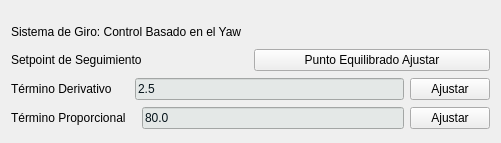
          <widget class="QWidget" name="layoutWidget">
           <property name="geometry">
            <rect>
             <x>650</x>
             <y>20</y>
             <width>501</width>
             <height>143</height>
            </rect>
           </property>
           <layout class="QVBoxLayout" name="verticalLayout_26">
            <item>
             <widget class="QLabel" name="IR_1_label_20">
              <property name="minimumSize">
               <size>
                <width>0</width>
                <height>30</height>
               </size>
              </property>
              <property name="maximumSize">
               <size>
                <width>16777215</width>
                <height>20</height>
               </size>
              </property>
              <property name="text">
               <string>Sistema de Giro: Control Basado en el Yaw</string>
              </property>
             </widget>
            </item>
            <item>
             <layout class="QHBoxLayout" name="horizontalLayout_34">
              <item>
               <widget class="QLabel" name="IR_1_label_21">
                <property name="maximumSize">
                 <size>
                  <width>16777215</width>
                  <height>20</height>
                 </size>
                </property>
                <property name="text">
                 <string>Setpoint de Seguimiento</string>
                </property>
               </widget>
              </item>
              <item>
               <widget class="QPushButton" name="SP_yaw_pushButton">
                <property name="text">
                 <string>Punto Equilibrado Ajustar</string>
                </property>
               </widget>
              </item>
             </layout>
            </item>
            <item>
             <layout class="QHBoxLayout" name="horizontalLayout_35">
              <item>
               <widget class="QLabel" name="IR_1_label_22">
                <property name="maximumSize">
                 <size>
                  <width>16777215</width>
                  <height>20</height>
                 </size>
                </property>
                <property name="text">
                 <string>Término Derivativo     </string>
                </property>
               </widget>
              </item>
              <item>
               <widget class="QLineEdit" name="Kd_yaw_LineEdit">
                <property name="palette">
                 <palette>
                  <active>
                   <colorrole role="WindowText">
                    <brush brushstyle="SolidPattern">
                     <color alpha="255">
                      <red>6</red>
                      <green>20</green>
                      <blue>27</blue>
                     </color>
                    </brush>
                   </colorrole>
                   <colorrole role="Button">
                    <brush brushstyle="SolidPattern">
                     <color alpha="255">
                      <red>228</red>
                      <green>232</green>
                      <blue>231</blue>
                     </color>
                    </brush>
                   </colorrole>
                   <colorrole role="Text">
                    <brush brushstyle="SolidPattern">
                     <color alpha="255">
                      <red>6</red>
                      <green>20</green>
                      <blue>27</blue>
                     </color>
                    </brush>
                   </colorrole>
                   <colorrole role="ButtonText">
                    <brush brushstyle="SolidPattern">
                     <color alpha="255">
                      <red>6</red>
                      <green>20</green>
                      <blue>27</blue>
                     </color>
                    </brush>
                   </colorrole>
                   <colorrole role="Base">
                    <brush brushstyle="SolidPattern">
                     <color alpha="255">
                      <red>228</red>
                      <green>232</green>
                      <blue>231</blue>
                     </color>
                    </brush>
                   </colorrole>
                   <colorrole role="Window">
                    <brush brushstyle="SolidPattern">
                     <color alpha="255">
                      <red>228</red>
                      <green>232</green>
                      <blue>231</blue>
                     </color>
                    </brush>
                   </colorrole>
                   <colorrole role="PlaceholderText">
                    <brush brushstyle="SolidPattern">
                     <color alpha="128">
                      <red>6</red>
                      <green>20</green>
                      <blue>27</blue>
                     </color>
                    </brush>
                   </colorrole>
                  </active>
                  <inactive>
                   <colorrole role="WindowText">
                    <brush brushstyle="SolidPattern">
                     <color alpha="255">
                      <red>6</red>
                      <green>20</green>
                      <blue>27</blue>
                     </color>
                    </brush>
                   </colorrole>
                   <colorrole role="Button">
                    <brush brushstyle="SolidPattern">
                     <color alpha="255">
                      <red>228</red>
                      <green>232</green>
                      <blue>231</blue>
                     </color>
                    </brush>
                   </colorrole>
                   <colorrole role="Text">
                    <brush brushstyle="SolidPattern">
                     <color alpha="255">
                      <red>6</red>
                      <green>20</green>
                      <blue>27</blue>
                     </color>
                    </brush>
                   </colorrole>
                   <colorrole role="ButtonText">
                    <brush brushstyle="SolidPattern">
                     <color alpha="255">
                      <red>6</red>
                      <green>20</green>
                      <blue>27</blue>
                     </color>
                    </brush>
                   </colorrole>
                   <colorrole role="Base">
                    <brush brushstyle="SolidPattern">
                     <color alpha="255">
                      <red>228</red>
                      <green>232</green>
                      <blue>231</blue>
                     </color>
                    </brush>
                   </colorrole>
                   <colorrole role="Window">
                    <brush brushstyle="SolidPattern">
                     <color alpha="255">
                      <red>228</red>
                      <green>232</green>
                      <blue>231</blue>
                     </color>
                    </brush>
                   </colorrole>
                   <colorrole role="PlaceholderText">
                    <brush brushstyle="SolidPattern">
                     <color alpha="128">
                      <red>6</red>
                      <green>20</green>
                      <blue>27</blue>
                     </color>
                    </brush>
                   </colorrole>
                  </inactive>
                  <disabled>
                   <colorrole role="WindowText">
                    <brush brushstyle="SolidPattern">
                     <color alpha="255">
                      <red>6</red>
                      <green>20</green>
                      <blue>27</blue>
                     </color>
                    </brush>
                   </colorrole>
                   <colorrole role="Button">
                    <brush brushstyle="SolidPattern">
                     <color alpha="255">
                      <red>228</red>
                      <green>232</green>
                      <blue>231</blue>
                     </color>
                    </brush>
                   </colorrole>
                   <colorrole role="Text">
                    <brush brushstyle="SolidPattern">
                     <color alpha="255">
                      <red>6</red>
                      <green>20</green>
                      <blue>27</blue>
                     </color>
                    </brush>
                   </colorrole>
                   <colorrole role="ButtonText">
                    <brush brushstyle="SolidPattern">
                     <color alpha="255">
                      <red>6</red>
                      <green>20</green>
                      <blue>27</blue>
                     </color>
                    </brush>
                   </colorrole>
                   <colorrole role="Base">
                    <brush brushstyle="SolidPattern">
                     <color alpha="255">
                      <red>228</red>
                      <green>232</green>
                      <blue>231</blue>
                     </color>
                    </brush>
                   </colorrole>
                   <colorrole role="Window">
                    <brush brushstyle="SolidPattern">
                     <color alpha="255">
                      <red>228</red>
                      <green>232</green>
                      <blue>231</blue>
                     </color>
                    </brush>
                   </colorrole>
                   <colorrole role="PlaceholderText">
                    <brush brushstyle="SolidPattern">
                     <color alpha="128">
                      <red>6</red>
                      <green>20</green>
                      <blue>27</blue>
                     </color>
                    </brush>
                   </colorrole>
                  </disabled>
                 </palette>
                </property>
                <property name="text">
                 <string>2.5</string>
                </property>
               </widget>
              </item>
              <item>
               <widget class="QPushButton" name="Kd_yaw_pushButton">
                <property name="text">
                 <string>Ajustar</string>
                </property>
               </widget>
              </item>
             </layout>
            </item>
            <item>
             <layout class="QHBoxLayout" name="horizontalLayout_8">
              <item>
               <widget class="QLabel" name="IR_1_label_23">
                <property name="maximumSize">
                 <size>
                  <width>16777215</width>
                  <height>20</height>
                 </size>
                </property>
                <property name="text">
                 <string>Término Proporcional   </string>
                </property>
               </widget>
              </item>
              <item>
               <widget class="QLineEdit" name="Kp_yaw_LineEdit">
                <property name="palette">
                 <palette>
                  <active>
                   <colorrole role="WindowText">
                    <brush brushstyle="SolidPattern">
                     <color alpha="255">
                      <red>6</red>
                      <green>20</green>
                      <blue>27</blue>
                     </color>
                    </brush>
                   </colorrole>
                   <colorrole role="Button">
                    <brush brushstyle="SolidPattern">
                     <color alpha="255">
                      <red>228</red>
                      <green>232</green>
                      <blue>231</blue>
                     </color>
                    </brush>
                   </colorrole>
                   <colorrole role="Text">
                    <brush brushstyle="SolidPattern">
                     <color alpha="255">
                      <red>6</red>
                      <green>20</green>
                      <blue>27</blue>
                     </color>
                    </brush>
                   </colorrole>
                   <colorrole role="ButtonText">
                    <brush brushstyle="SolidPattern">
                     <color alpha="255">
                      <red>6</red>
                      <green>20</green>
                      <blue>27</blue>
                     </color>
                    </brush>
                   </colorrole>
                   <colorrole role="Base">
                    <brush brushstyle="SolidPattern">
                     <color alpha="255">
                      <red>228</red>
                      <green>232</green>
                      <blue>231</blue>
                     </color>
                    </brush>
                   </colorrole>
                   <colorrole role="Window">
                    <brush brushstyle="SolidPattern">
                     <color alpha="255">
                      <red>228</red>
                      <green>232</green>
                      <blue>231</blue>
                     </color>
                    </brush>
                   </colorrole>
                   <colorrole role="PlaceholderText">
                    <brush brushstyle="SolidPattern">
                     <color alpha="128">
                      <red>6</red>
                      <green>20</green>
                      <blue>27</blue>
                     </color>
                    </brush>
                   </colorrole>
                  </active>
                  <inactive>
                   <colorrole role="WindowText">
                    <brush brushstyle="SolidPattern">
                     <color alpha="255">
                      <red>6</red>
                      <green>20</green>
                      <blue>27</blue>
                     </color>
                    </brush>
                   </colorrole>
                   <colorrole role="Button">
                    <brush brushstyle="SolidPattern">
                     <color alpha="255">
                      <red>228</red>
                      <green>232</green>
                      <blue>231</blue>
                     </color>
                    </brush>
                   </colorrole>
                   <colorrole role="Text">
                    <brush brushstyle="SolidPattern">
                     <color alpha="255">
                      <red>6</red>
                      <green>20</green>
                      <blue>27</blue>
                     </color>
                    </brush>
                   </colorrole>
                   <colorrole role="ButtonText">
                    <brush brushstyle="SolidPattern">
                     <color alpha="255">
                      <red>6</red>
                      <green>20</green>
                      <blue>27</blue>
                     </color>
                    </brush>
                   </colorrole>
                   <colorrole role="Base">
                    <brush brushstyle="SolidPattern">
                     <color alpha="255">
                      <red>228</red>
                      <green>232</green>
                      <blue>231</blue>
                     </color>
                    </brush>
                   </colorrole>
                   <colorrole role="Window">
                    <brush brushstyle="SolidPattern">
                     <color alpha="255">
                      <red>228</red>
                      <green>232</green>
                      <blue>231</blue>
                     </color>
                    </brush>
                   </colorrole>
                   <colorrole role="PlaceholderText">
                    <brush brushstyle="SolidPattern">
                     <color alpha="128">
                      <red>6</red>
                      <green>20</green>
                      <blue>27</blue>
                     </color>
                    </brush>
                   </colorrole>
                  </inactive>
                  <disabled>
                   <colorrole role="WindowText">
                    <brush brushstyle="SolidPattern">
                     <color alpha="255">
                      <red>6</red>
                      <green>20</green>
                      <blue>27</blue>
                     </color>
                    </brush>
                   </colorrole>
                   <colorrole role="Button">
                    <brush brushstyle="SolidPattern">
                     <color alpha="255">
                      <red>228</red>
                      <green>232</green>
                      <blue>231</blue>
                     </color>
                    </brush>
                   </colorrole>
                   <colorrole role="Text">
                    <brush brushstyle="SolidPattern">
                     <color alpha="255">
                      <red>6</red>
                      <green>20</green>
                      <blue>27</blue>
                     </color>
                    </brush>
                   </colorrole>
                   <colorrole role="ButtonText">
                    <brush brushstyle="SolidPattern">
                     <color alpha="255">
                      <red>6</red>
                      <green>20</green>
                      <blue>27</blue>
                     </color>
                    </brush>
                   </colorrole>
                   <colorrole role="Base">
                    <brush brushstyle="SolidPattern">
                     <color alpha="255">
                      <red>228</red>
                      <green>232</green>
                      <blue>231</blue>
                     </color>
                    </brush>
                   </colorrole>
                   <colorrole role="Window">
                    <brush brushstyle="SolidPattern">
                     <color alpha="255">
                      <red>228</red>
                      <green>232</green>
                      <blue>231</blue>
                     </color>
                    </brush>
                   </colorrole>
                   <colorrole role="PlaceholderText">
                    <brush brushstyle="SolidPattern">
                     <color alpha="128">
                      <red>6</red>
                      <green>20</green>
                      <blue>27</blue>
                     </color>
                    </brush>
                   </colorrole>
                  </disabled>
                 </palette>
                </property>
                <property name="text">
                 <string>80.0</string>
                </property>
               </widget>
              </item>
              <item>
               <widget class="QPushButton" name="Kp_yaw_pushButton">
                <property name="text">
                 <string>Ajustar</string>
                </property>
               </widget>
              </item>
             </layout>
            </item>
           </layout>
          </widget>
